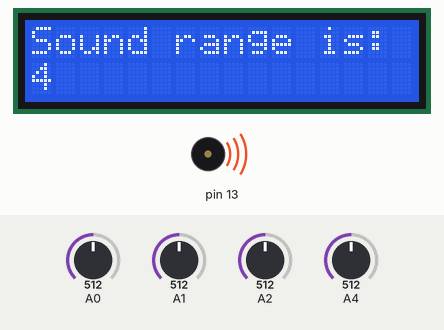
This sketch was run on a simulated Arduino Uno, built with avr-gcc and run on an emulated ATmega328P. Parts: 16×2 character LCD, buzzer (waves = sounding). The test bench sets the inputs (shaded band); at power-on: A1 = 512, A0 = 512, A2 = 512, A4 = 512. What the sketch prints to the serial monitor is not drawn.

Above: at 1.2 s.
1.3 s: A1 set to 801
At 2.5 s:
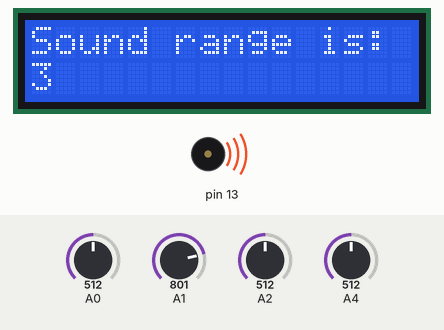
2.8 s: A1 set to 830
At 3.8 s:
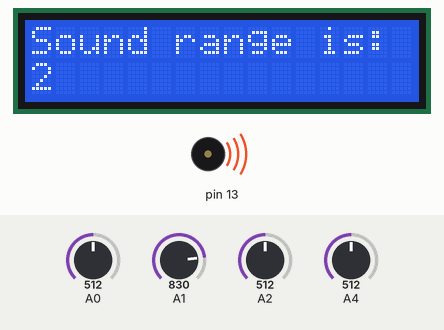
4.3 s: A0 set to 104
At 5.3 s:
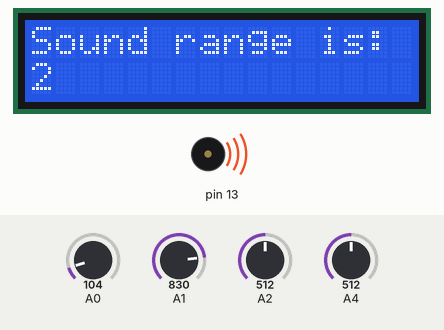
7.3 s: A0 set to 91
10.3 s: A2 set to 493
At 11.3 s:
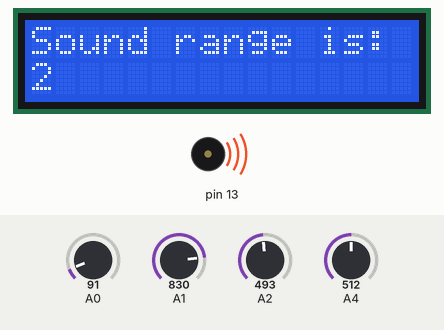
13.3 s: A4 set to 495
At 14.1 s:
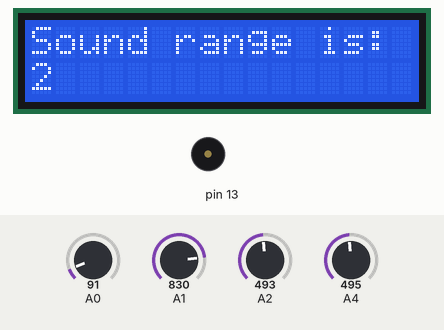
Timing chart, 0 to 15.9 s (numbered marks = the images above; inputs shaded):
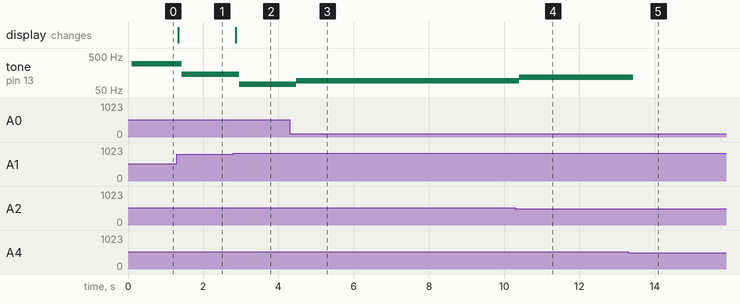

Measured:
- after the input at 1.3 s, tone on pin 13: 294 Hz → 147 Hz after 0.13 s; the display: changes at once (image 1)
- after the input at 2.8 s, tone on pin 13: 147 Hz → 73 Hz after 0.16 s; the display: changes after 0.07 s (image 2)
- after the input at 4.3 s, tone on pin 13: 73 Hz → 93 Hz after 0.18 s
- after the input at 7.3 s, every drawn part: stays the same
- after the input at 10.3 s, tone on pin 13: 93 Hz → 117 Hz after 0.11 s
- after the input at 13.3 s, tone on pin 13: 117 Hz → silent after 0.13 s

The sketch:

Arduino-Electronic-Piano.ino
```cpp
#include <LiquidCrystal.h>
//#include <stdlib.h>
LiquidCrystal lcd(12, 11, 5, 4, 3, 2);

#define C2_key 65
#define CU2_key 69
#define D2_key 73
#define DU2_key 78
#define E2_key 82
#define F2_key 87
#define FU2_key 93
#define G2_key 98
#define GU2_key 104
#define A2_key 110
#define AU2_key 117
#define B2_key 123

#define C3_key 131
#define CU3_key 139
#define D3_key 147
#define DU3_key 156
#define E3_key 165
#define F3_key 175
#define FU3_key 185
#define G3_key 196
#define GU3_key 208
#define A3_key 220
#define AU3_key 233
#define B3_key 247

#define C4_key 262
#define CU4_key 277
#define D4_key 294
#define DU4_key 311
#define E4_key 330
#define F4_key 349
#define FU4_key 370
#define G4_key 392
#define GU4_key 415
#define A4_key 440
#define AU4_key 466
#define B4_key 494

#define C5_key 523
#define CU5_key 554
#define D5_key 587
#define DU5_key 622
#define E5_key 659
#define F5_key 698
#define FU5_key 740
#define G5_key 784
#define GU5_key 831
#define A5_key 880
#define AU5_key 932
#define B5_key 988

#define C6_key 1047
#define CU6_key 1109
#define D6_key 1175
#define DU6_key 1245
#define E6_key 1319
#define F6_key 1397
#define FU6_key 1480
#define G6_key 1568
#define GU6_key 1661
#define A6_key 1760
#define AU6_key 1865
#define B6_key 1976

int notes2[] = {C2_key, CU2_key, D2_key, DU2_key, E2_key, F2_key, FU2_key, G2_key, GU2_key, A2_key, AU2_key, B2_key};
int notes3[] = {C3_key, CU3_key, D3_key, DU3_key, E3_key, F3_key, FU3_key, G3_key, GU3_key, A3_key, AU3_key, B3_key};
int notes4[] = {C4_key, CU4_key, D4_key, DU4_key, E4_key, F4_key, FU4_key, G4_key, GU4_key, A4_key, AU4_key, B4_key};
int notes5[] = {C5_key, CU5_key, D5_key, DU5_key, E5_key, F5_key, FU5_key, G5_key, GU5_key, A5_key, AU5_key, B5_key};
int notes6[] = {C6_key, CU6_key, D6_key, DU6_key, E6_key, F6_key, FU6_key, G6_key, GU6_key, A6_key, AU6_key, B6_key};
int* notesall[] = {notes2, notes3, notes4, notes5, notes6};


void setup() {
  lcd.begin(16, 2);
  lcd.setCursor(0, 0);
  lcd.print("Sound range is:");

  Serial.begin(9600);

}

void loop() {
  int FirKey = analogRead(A0);
  int SecKey = analogRead(A2);
  int ThrKey = analogRead(A4);
  int res = analogRead(A1);

  // What area is activated
  int notearea = 2;
  int freq = -1;
  char str[1];
  // C2

  if (res >= 0 && res < 204){
    notearea = 6;
  }

   // C3
  if (res >= 204 && res < 408){
    notearea = 5;
  }


  // C4
  if (res >= 408 && res < 612){
    notearea = 4;
  }

  // C5
  if (res >= 612 && res < 816){
    notearea = 3;
  }

  // C6
  if (res >= 816 && res < 1024){
    notearea = 2;
  }

  // Show the new notearea


  //sprintf(str, "%d", notearea);
  lcd.setCursor(0,1);
  lcd.print(notearea);

//  lcd.print("C");
//  lcd.setCursor(1,1);
//  lcd.print(notearea);
//  lcd.setCursor(2,1);
//  lcd.print(" - B");
//  lcd.setCursor(3,1);
//  lcd.print(notearea);

  notearea = notearea - 2;


  // Choose note
  for (int i = 0; i < 5; i++){
     if (FirKey == 1023)
    {
       freq = notesall[notearea][0];
    }
    else if (FirKey >= 990 && (FirKey <= 1010))
    {
       freq = notesall[notearea][1];
    }
    else if (FirKey >= 505 && (FirKey <= 515))
    {
       freq = notesall[notearea][2];
    }
    else if (FirKey >= 5 && (FirKey <= 10))
    {
       freq = notesall[notearea][3];
    }
    else if (SecKey == 1023)
    {
       freq = notesall[notearea][4];
    }
    else if (SecKey >= 990 && (SecKey <= 1010))
    {
       freq = notesall[notearea][5];
    }
    else if (SecKey >= 500 && (SecKey <= 515))
    {
       freq = notesall[notearea][6];
    }
    else if (SecKey >= 5 && SecKey <= 10)
    {
       freq = notesall[notearea][7];
    }
    else if (ThrKey == 1023)
    {
       freq = notesall[notearea][8];
    }
    else if (ThrKey >= 990 && (ThrKey <= 1010))
    {
       freq = notesall[notearea][9];
    }
    else if (ThrKey >= 500 && (ThrKey <= 515))
    {
       freq = notesall[notearea][10];
    }
    else if (ThrKey >= 5 && ThrKey <= 10)
    {
       freq = notesall[notearea][11];
    }

  }


  Serial.print("1st key Value: ");
  Serial.print(FirKey);
  Serial.print("  2nd key Value: ");
  Serial.print(SecKey);
  Serial.print("  3nd key Value: ");
  Serial.print(ThrKey);
  Serial.print("  Resistor is: ");
  Serial.print(res);
  Serial.print("  Freq is: ");
  Serial.println(freq);

  // play note
  if (freq == -1)
  {
     noTone(13);
  }
  else
  {
     tone(13, freq);
  }

}
```
